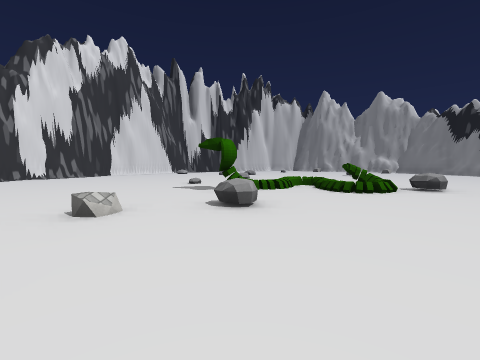
view 1 (above)

18 first-person views from a walk through a Unity game level. The camera is 1.4 m above the floor, tilts 4° down and sees 90° across. The floor is counted in squares, 2.41 m on a side. Each view is taken from the middle of a square. On the plan, view 1 faces up. The plan holds only what a view shows up to about 9 squares ahead; the rest is blank. The player character is not drawn. Some surface patterns are stand-ins.

view 2
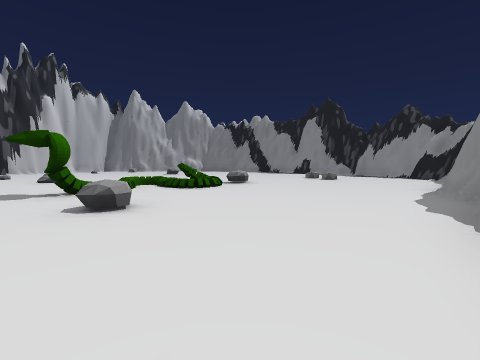

view 3
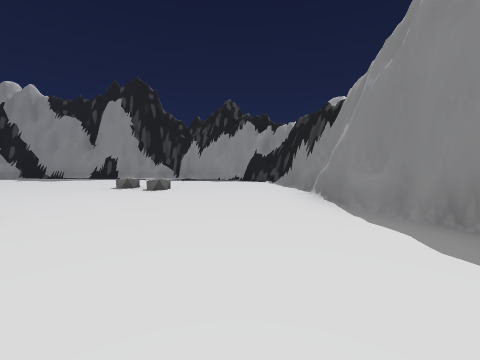

view 4
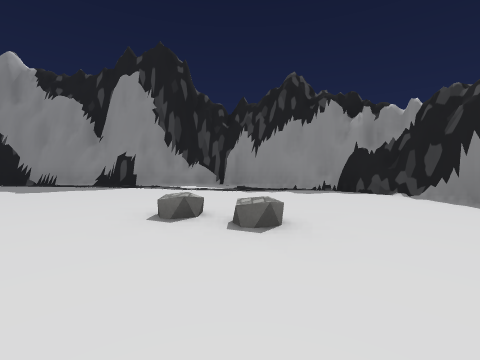

view 5
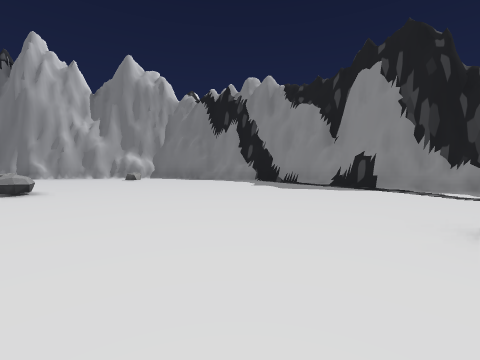

view 6
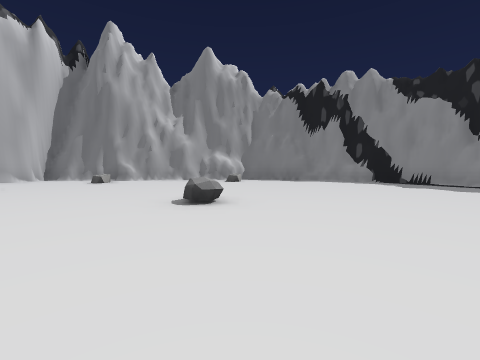

view 7
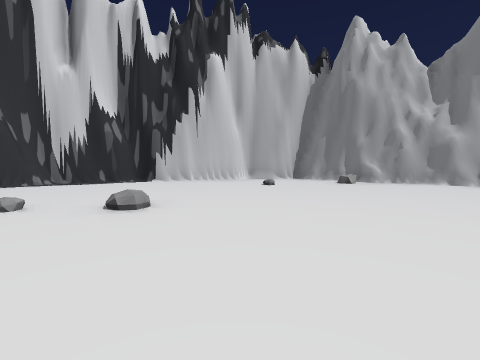

view 8
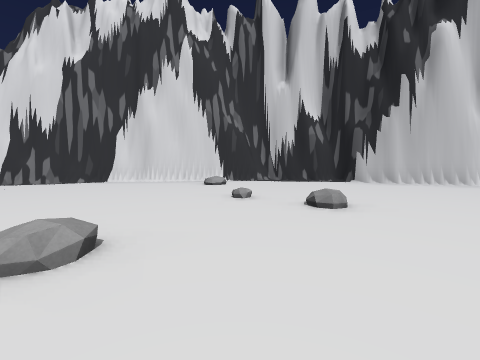

view 9
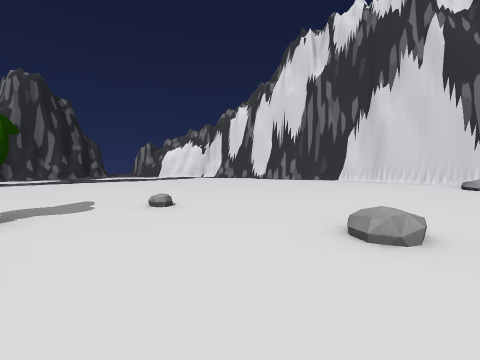

view 10
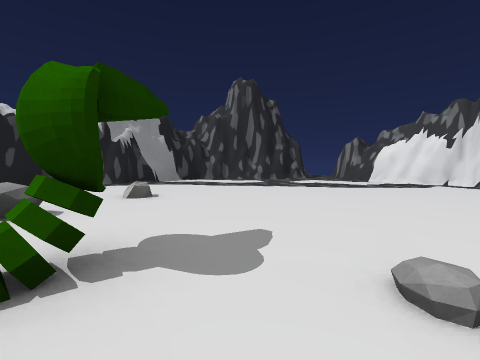

view 11
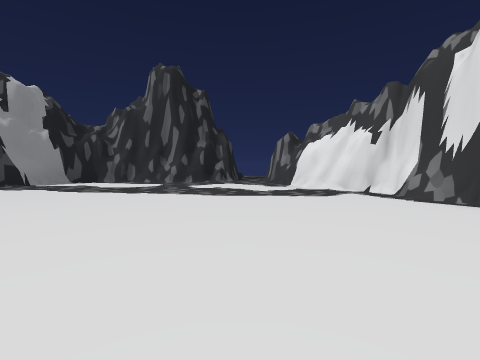

view 12
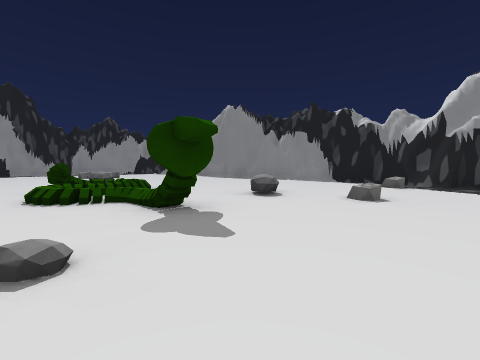

view 13
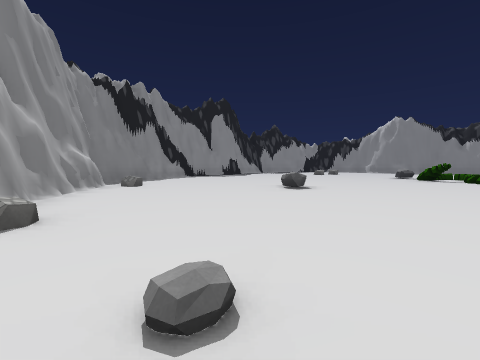

view 14
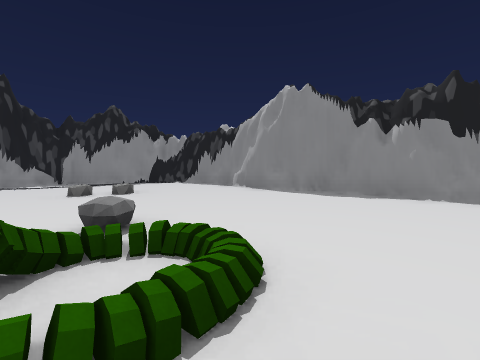

view 15
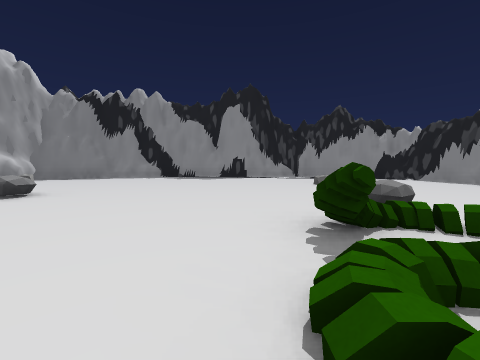

view 16
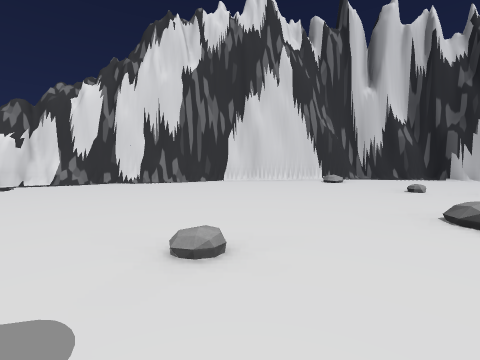

view 17
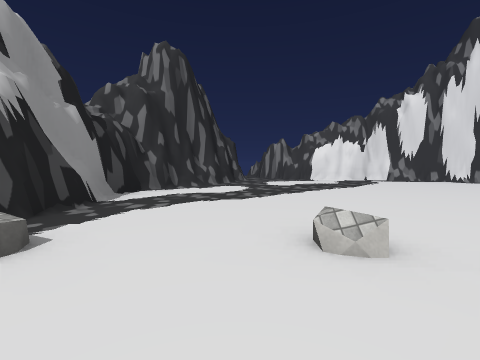

view 18
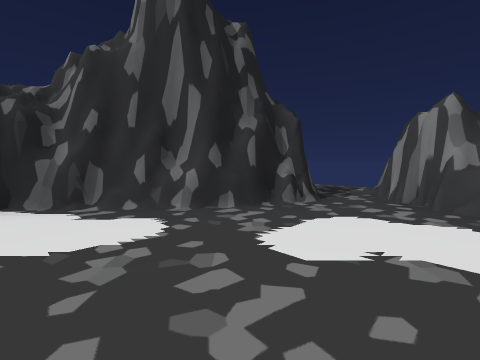

### Floor plan
Key: @ floor where view 1 was taken; # wall or solid block; . main floor; : floor 0.25 m higher than the main floor; + floor 0.5 m higher than the main floor; / step, stairs or slope; R rock.
Columns run from 10 left of view 1 to 12 right of it. Each row starts with its distance up from view 1.
 18           ######
 17        ####....##
 16       ##.......R###
 15      ##...........###
 14      #/...........#.#
 13     ##.:............##
 12    ##....///.........#
 11    #...........R.....##
 10   ##..................#
  9   #.......+...........#
  8   #...................#
  7  ##........./.........#
  6  #.........//#........#
  5  #........#..#R...R...#
  4 ##....................#
  3 #.........R..........##
  2 ###..................#
  1   ##................##
  0    ##...R.@...#######
 -1       #########

Positions as (right, up) in squares from view 1, and headings:
1: (0, 0), facing up
2: (-1, 0), facing up-right
3: (2, 2), facing right
4: (5, 4), facing right
5: (5, 5), facing up-right
6: (3, 8), facing up-right
7: (2, 9), facing up
8: (2, 9), facing up-left
9: (2, 8), facing left
10: (0, 7), facing down-left
11: (-3, 8), facing down-left
12: (-3, 7), facing down-right
13: (2, 16), facing down-right
14: (1, 6), facing down-right
15: (1, 7), facing right
16: (0, 6), facing up-left
17: (0, 2), facing left
18: (-5, 4), facing down-left
